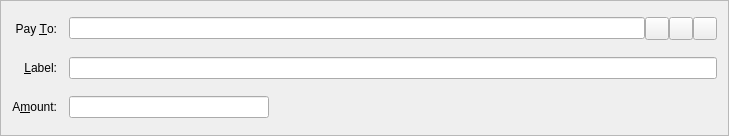
<?xml version="1.0" encoding="UTF-8"?>
<ui version="4.0">
 <class>SendBitCoinsEntry</class>
 <widget class="QFrame" name="SendBitCoinsEntry">
  <property name="geometry">
   <rect>
    <x>0</x>
    <y>0</y>
    <width>729</width>
    <height>136</height>
   </rect>
  </property>
  <property name="windowTitle">
   <string>Form</string>
  </property>
  <property name="frameShape">
   <enum>QFrame::StyledPanel</enum>
  </property>
  <property name="frameShadow">
   <enum>QFrame::Sunken</enum>
  </property>
  <layout class="QGridLayout" name="gridLayout">
   <property name="spacing">
    <number>12</number>
   </property>
   <item row="4" column="1">
    <layout class="QHBoxLayout" name="horizontalLayout_2">
     <property name="spacing">
      <number>0</number>
     </property>
     <item>
      <widget class="QValidatedLineEdit" name="addAsLabel">
       <property name="enabled">
        <bool>true</bool>
       </property>
       <property name="toolTip">
        <string>Enter a label for this address to add it to your address book</string>
       </property>
      </widget>
     </item>
    </layout>
   </item>
   <item row="3" column="1">
    <layout class="QHBoxLayout" name="payToLayout">
     <property name="spacing">
      <number>0</number>
     </property>
     <item>
      <widget class="QValidatedLineEdit" name="payTo">
       <property name="toolTip">
        <string>The bitcoin address to send the payment to  (e.g. 19XhgsP2uGdycobbyh1CbGjjDu3bjtHB9r)</string>
       </property>
       <property name="maxLength">
        <number>34</number>
       </property>
      </widget>
     </item>
     <item>
      <widget class="QToolButton" name="addressBookButton">
       <property name="toolTip">
        <string>Choose address from address book</string>
       </property>
       <property name="text">
        <string/>
       </property>
       <property name="icon">
        <iconset resource="../bitcoin.qrc">
         <normaloff>:/icons/address-book</normaloff>:/icons/address-book</iconset>
       </property>
       <property name="shortcut">
        <string>Alt+A</string>
       </property>
      </widget>
     </item>
     <item>
      <widget class="QToolButton" name="pasteButton">
       <property name="toolTip">
        <string>Paste address from clipboard</string>
       </property>
       <property name="text">
        <string/>
       </property>
       <property name="icon">
        <iconset resource="../bitcoin.qrc">
         <normaloff>:/icons/editpaste</normaloff>:/icons/editpaste</iconset>
       </property>
       <property name="shortcut">
        <string>Alt+P</string>
       </property>
      </widget>
     </item>
     <item>
      <widget class="QToolButton" name="deleteButton">
       <property name="toolTip">
        <string>Remove this recipient</string>
       </property>
       <property name="text">
        <string/>
       </property>
       <property name="icon">
        <iconset resource="../bitcoin.qrc">
         <normaloff>:/icons/remove</normaloff>:/icons/remove</iconset>
       </property>
      </widget>
     </item>
    </layout>
   </item>
   <item row="3" column="0">
    <widget class="QLabel" name="label_2">
     <property name="text">
      <string>Pay &amp;To:</string>
     </property>
     <property name="alignment">
      <set>Qt::AlignRight|Qt::AlignTrailing|Qt::AlignVCenter</set>
     </property>
     <property name="buddy">
      <cstring>payTo</cstring>
     </property>
    </widget>
   </item>
   <item row="5" column="1">
    <widget class="sfrBitcoinAmountField" name="payAmount">
     <property name="minimumSize">
      <size>
       <width>0</width>
       <height>0</height>
      </size>
     </property>
     <property name="maximumSize">
      <size>
       <width>200</width>
       <height>16777215</height>
      </size>
     </property>
    </widget>
   </item>
   <item row="4" column="0">
    <widget class="QLabel" name="label_4">
     <property name="text">
      <string>&amp;Label:</string>
     </property>
     <property name="alignment">
      <set>Qt::AlignRight|Qt::AlignTrailing|Qt::AlignVCenter</set>
     </property>
     <property name="buddy">
      <cstring>addAsLabel</cstring>
     </property>
    </widget>
   </item>
   <item row="5" column="0">
    <widget class="QLabel" name="label">
     <property name="text">
      <string>A&amp;mount:</string>
     </property>
     <property name="alignment">
      <set>Qt::AlignRight|Qt::AlignTrailing|Qt::AlignVCenter</set>
     </property>
     <property name="buddy">
      <cstring>payAmount</cstring>
     </property>
    </widget>
   </item>
  </layout>
 </widget>
 <customwidgets>
  <customwidget>
   <class>QValidatedLineEdit</class>
   <extends>QLineEdit</extends>
   <header>qvalidatedlineedit.h</header>
  </customwidget>
  <customwidget>
   <class>sfrBitcoinAmountField</class>
   <extends>QLineEdit</extends>
   <header>sfrbitcoinamountfield.h</header>
   <container>1</container>
  </customwidget>
 </customwidgets>
 <resources>
  <include location="../bitcoin.qrc"/>
 </resources>
 <connections/>
</ui>
